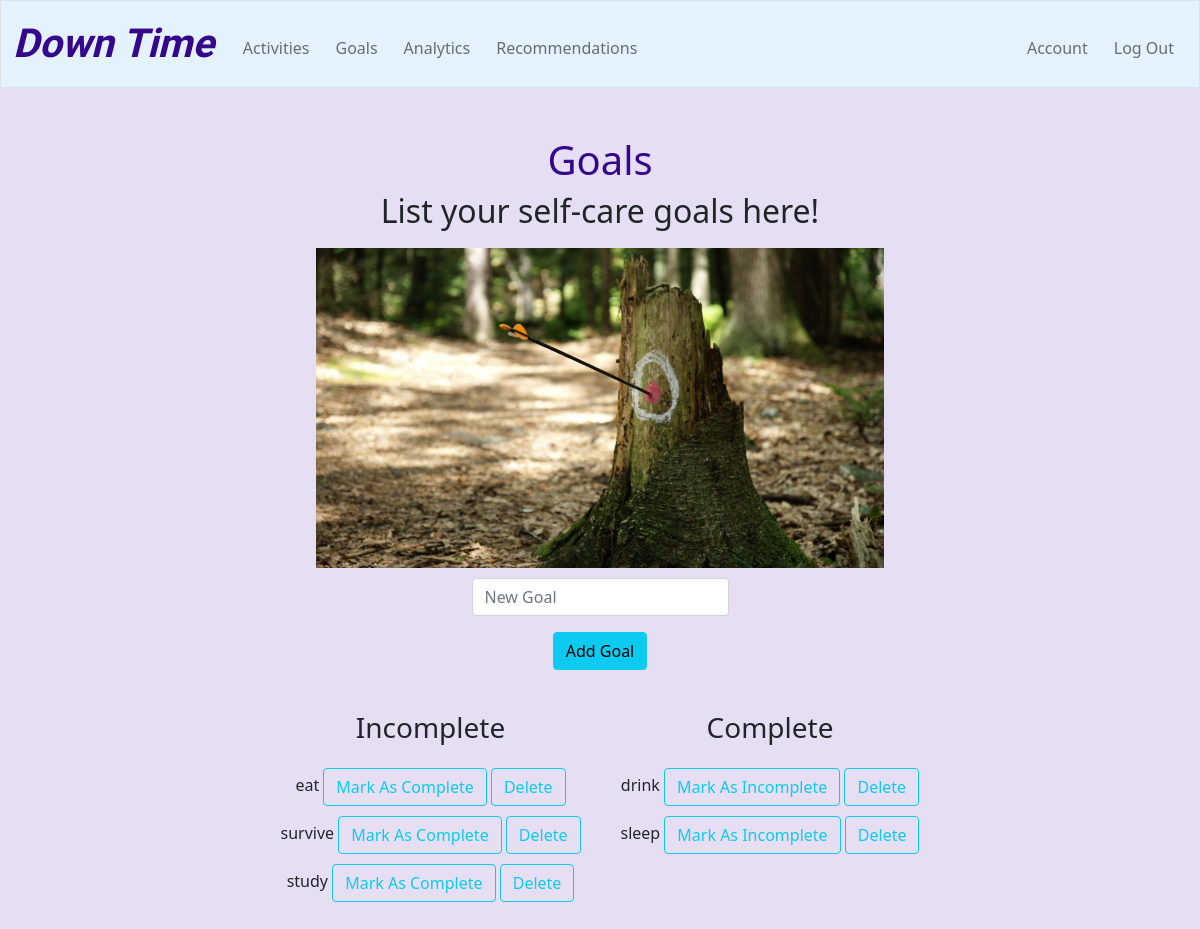
The app's page /goals (signed in) with its own data.
### tables this page shows
CREATE TABLE goals (id INTEGER PRIMARY KEY AUTOINCREMENT, user_id INTEGER, goal TEXT, complete INTEGER NOT NULL DEFAULT 0, deleted INTEGER NOT NULL DEFAULT 0, FOREIGN KEY (user_id) REFERENCES users(id));

### app.py (the view)
@app.route("/goals", methods=["GET", "POST"])
@login_required
def goals():
    if request.method == "POST":
        if not request.form.get("addgoal"):
            return render_template("error.html", error="missing goal!")
        db.execute("INSERT INTO goals (user_id, goal) VALUES(?, ?)", session["user_id"], request.form.get("addgoal"))
        return redirect("/goals")
    else:
        completes = db.execute("SELECT id, goal FROM goals WHERE user_id = ? AND complete = ? AND deleted = ?", session["user_id"], 1, 0)
        incompletes = db.execute("SELECT id, goal FROM goals WHERE user_id = ? AND complete = ? AND deleted = ?", session["user_id"], 0, 0)
        return render_template("goals.html", completes=completes, incompletes=incompletes)

### app.py (called while the page is built)
def login_required(f):
    @wraps(f)
    def decorated_function(*args, **kwargs):
        if session.get("user_id") is None:
            return redirect("/login")
        return f(*args, **kwargs)
    return decorated_function

@app.context_processor
def remember_color():
    if session.get("user_id") is not None:
        color = db.execute("SELECT theme FROM users WHERE id = ?", session["user_id"])[0]["theme"]
    else:
        color = "light"
    return dict(color=color)

### templates/goals.html (shortened to what this page needs)
{% extends "layout.html" %}
{% block main %}
    <h1>
        Goals
    </h1>
    <h2>
        List your self-care goals here!
    </h2>
    <img alt="bullseye on tree" src="static/target_image.jpg" width="50%">
    <div>
        <form action="/goals" method="post">
            <div class="mb-3">
                <input autocomplete="off" autofocus class="form-control mx-auto w-auto" name="addgoal" placeholder="New Goal" type="text">
            </div>
            <div class="mb-3">
                <button class="btn btn-info" type="submit">Add Goal</button>
            </div>
        </form>
    </div>
    <div class="flex">
        <div class="flex-child">
            <h3>Incomplete</h3>
            <ul>
                {% for incomplete in incompletes %}
                <li>
                    {{ incomplete.goal }}
                    <a href="{{ url_for('tocomplete', id=incomplete.id) }}" class="btn btn-outline-info">Mark As Complete</a>
                    <a href="{{ url_for('deletegoal', id=incomplete.id) }}" class="btn btn-outline-info">Delete</a>
                </li>
                {% endfor %}
            </ul>
        </div>
        <div class="flex-child">
            <h3>Complete</h3>
            <ul>
                {% for complete in completes %}
                <li>
                    {{ complete.goal }}
                    <a href="{{ url_for('toincomplete', id=complete.id) }}" class="btn btn-outline-info">Mark As Incomplete</a>
                    <a href="{{ url_for('deletegoal', id=complete.id) }}" class="btn btn-outline-info">Delete</a>
                </li>
                {% endfor %}
            </ul>
        </div>
    </div>
{% endblock %}

### static/styles.css (style rules this page uses)
h1 { color: #35068b; }
ul { list-style: none; padding: 0px; }
li { padding: 5px; }
h3 { padding: 10px; }
img { padding: 10px; }
.pastel { background-color: #e6dff3; }
.flex { display: flex; flex-wrap: wrap; justify-content: center; }
.flex-child { padding: 15px; }

### records on screen
goals: goal "eat"
goals: goal "survive"
goals: goal "study"
goals: goal "drink"
goals: goal "sleep"
